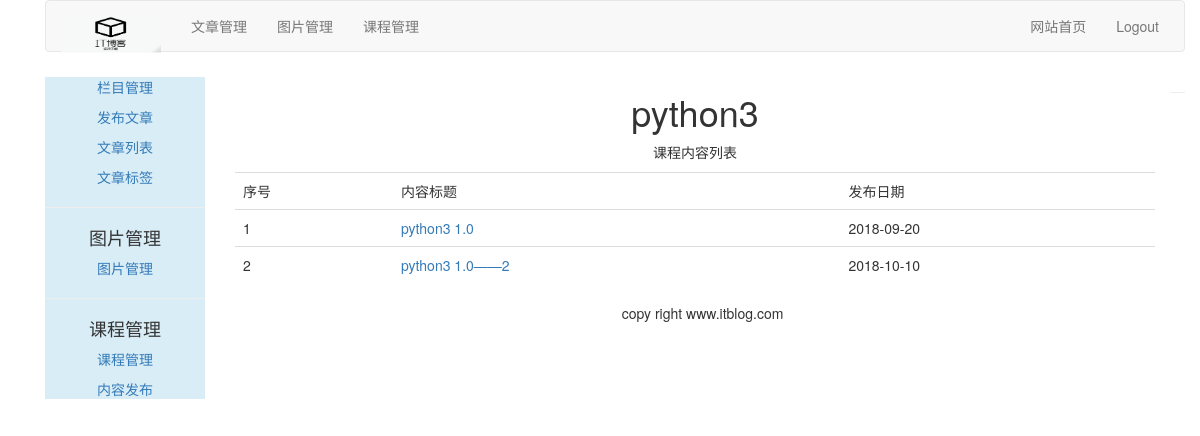
/course/list-lessons/8/, run on the app's committed database.
### course/models.py (models this page shows, shortened)
class Course(models.Model):
    user = models.ForeignKey(User, on_delete=models.CASCADE, related_name='courses_user')
    title = models.CharField(max_length=200)
    slug = models.SlugField(max_length=200, unique=True)
    overview = models.TextField()
    created = models.DateTimeField(auto_now_add=True)
    student = models.ManyToManyField(User, related_name="courses_joined", blank=True)
    class Meta:
        ordering = ('-created',)

class Lesson(models.Model):
    user = models.ForeignKey(User, on_delete=models.CASCADE, related_name='lesson_user')
    course = models.ForeignKey(Course, on_delete=models.CASCADE, related_name='lesson')
    title = models.CharField(max_length=200)
    video = models.FileField(upload_to=user_directory_path)    #①
    description = models.TextField(blank=True)
    attach = models.FileField(blank=True, upload_to=user_directory_path)    #②
    created = models.DateTimeField(auto_now_add=True)
    order = OrderField(blank=True, for_fields=['course'])
    class Meta:
        ordering = ['order']

### course/views.py (the view)
# urls.py: path('list-lessons/<int:course_id>/', ListLessonsView.as_view(), name="list_lessons"),
class ListLessonsView(LoginRequiredMixin, TemplateResponseMixin, View):    #②
    login_url = "/account/login/"
    template_name = 'course/manage/list_lessons.html'    #③
    def get(self, request, course_id):    #④
        course = get_object_or_404(Course, id=course_id)    #⑤
        return self.render_to_response({'course':course})    #⑥

### templates/course/manage/list_lessons.html (shortened to what this page needs)
{% extends "article/base.html" %}
{% block content %}
<div>
    <div class='text-center'>
      <h1>{{ course.title }}</h1>
        <p>课程内容列表</p>
    </div>
    <table class="table table-hover" style="margin-top:10px">
    	<tr>
    		<td>序号</td>
            <td>内容标题</td>
            <td>发布日期</td>
    	</tr>
    	{% for lesson in course.lesson.all %}
    	<tr id={{ forloop.counter }}>
    		<td>{{ forloop.counter }}</td>
    		<td><a href="{% url 'course:detail_lesson' lesson.id %}">{{ lesson.title }}</a></td>
    		<td>{{ lesson.created|date:"Y-m-d" }}</td>
    	</tr>
    	{% endfor %}
    </table>
</div>
{% endblock %}

### data on the page
Course: title "python3"
Lesson: title "python3 1.0", created "2018-09-20"
Lesson: title "python3 1.0——2", created "2018-10-10"
